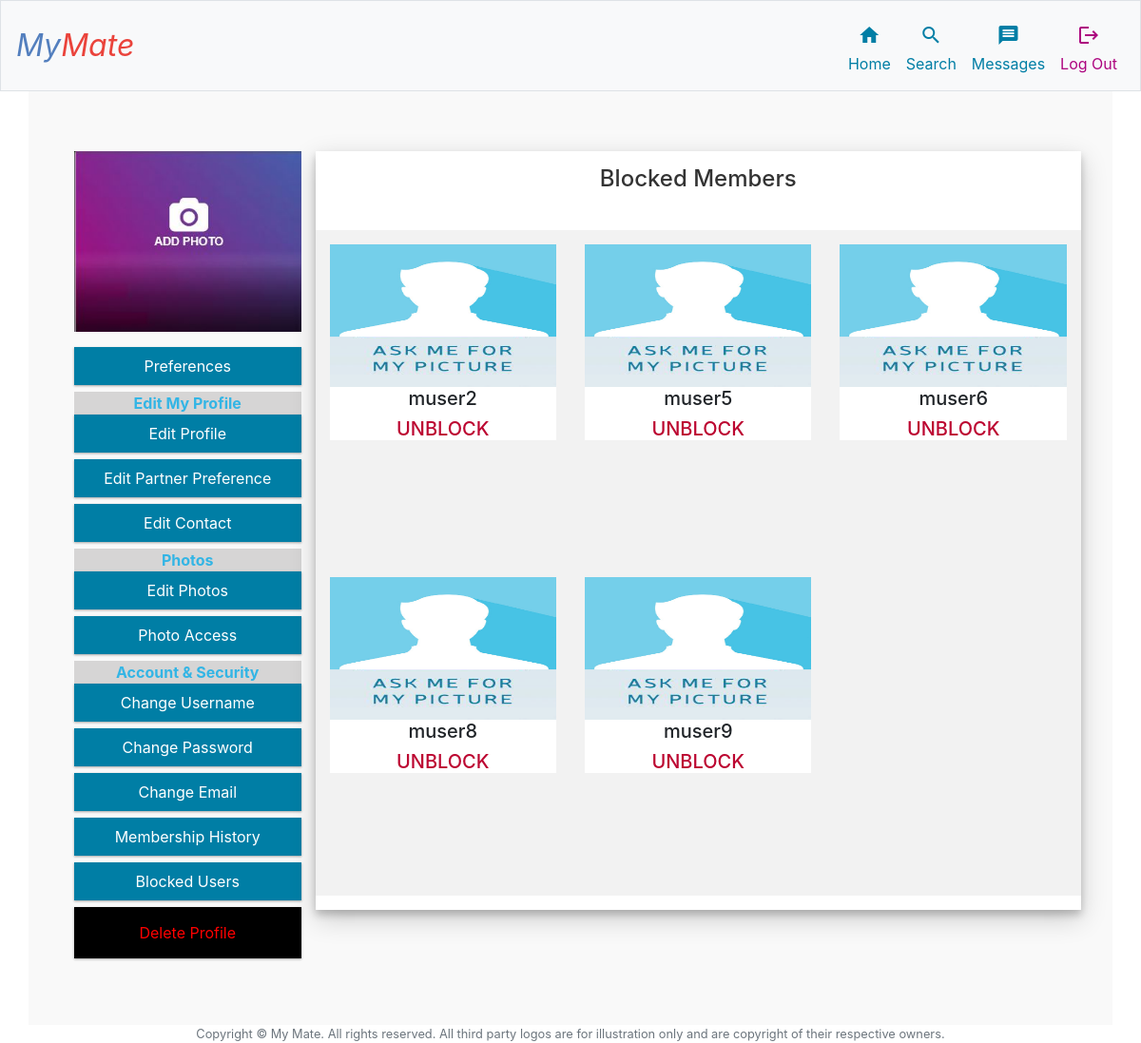
The page /blockedUsers (signed in) on the database its author committed.
### tables this page shows
CREATE TABLE 'users' (userID INTEGER, 
username VARCHAR(50) UNIQUE NOT NULL, 
hash TEXT NOT NULL,
email TEXT NOT NULL, 
dob  date NOT NULL, 
gender TEXT NOT NULL, 
country TEXT NOT NULL,
reason TEXT NOT NULL, 
source TEXT NOT NULL,'membership' TEXT NOT NULL DEFAULT basic, 'registered'  date NOT NULL DEFAULT CURRENT_TIMESTAMP  , 'agreement' INTEGER NOT NULL DEFAULT 0, 'securityQuestion' text, 'securityAnswer' text, 'profileStatus' text DEFAULT 'active', 'profilePhotos' text DEFAULT 'show', 'profileMsg' time DEFAULT 'on',  PRIMARY KEY (userID));

### app.py (the view)
@app.route("/blockedUsers", methods=["GET"])
@login_required
def blockedUsers():
    blocked = db.execute(
        "SELECT userID, username, gender FROM users WHERE profileStatus='active' AND userID IN (SELECT blocked FROM profileBlocks WHERE blocker = ?)",
        session["user_id"],
    )
    return render_template("edits/blockedUsers.html", blocked=blocked)

### app.py (called while the page is built)
@app.after_request
def after_request(response):
    response.headers["Cache-Control"] = "no-cache, no-store, must-revalidate"
    response.headers["Expires"] = 0
    response.headers["Pragma"] = "no-cache"
    return response

### helpers.py (called while the page is built)
def login_required(f):
    @wraps(f)
    def decorated_function(*args, **kwargs):
        if session.get("user_id") is None:
            return redirect("/login")
        return f(*args, **kwargs)
    return decorated_function

### templates/edits/blockedUsers.html
{% extends "shared/editlayout.html" %} {% block title %} Blocked Users {% endblock %} {% block edit %}
<div class="col-9">
    <div class="row">
        <div class="col-md-12 register-form mx-auto">
            <h4> Blocked Members</h4>
            <div class="row pro">
                {% for user in blocked %}
                <div class="col-sm-6 col-lg-4 mb-4">
                    <div class="profile-list profile-grid">
                        <div class="profile-list-image">
                            {% if user.gender == 'M' %}
                            <img class="img-fluid" src="/static/images/males/imale.png" alt="">
                            {% elif user.gender == 'F' %}
                            <img class="img-fluid" src="/static/images/females/ifemale.png" alt="">
                            {% endif %}
                        </div>
                        <h5 align="center">{{ user.username }}</h5>
                        <a href="{{ url_for('userUnblock', userID = user.userID) }}" style="color:#BC0631">
                            <h5>UNBLOCK</h5>
                        </a>
                    </div>
                </div>
               {% endfor %}
            </div>
        </div>
    </div>
</div>
{% endblock %}

### static/styles.css (style rules this page uses)
main img { max-width: 100%; }
.register-form { padding: 5%; box-shadow: 0 5px 8px 0 rgba(0, 0, 0, 0.2), 0 9px 26px 0 rgba(0, 0, 0, 0.19); background-color: #fff; }
.register-form h4 { text-align: center; color: #333; margin-bottom: 5%; }
body { margin-top: 20px; background: #F5F5F5; }
.profile-list { background: #ffffff; display: -webkit-box; display: -ms-flexbox; display: flex; border-bottom: 1px solid #eeeeee; -webkit-box-align: center; -ms-flex-align: center; align-items: center; padding: 20px; -webkit-transition: all 0.3s ease-in-out; transition: all 0.3s ease-in-out; }
.profile-list .profile-list-image { margin-right: 25px; -webkit-box-flex: 0; -ms-flex: 0 0 80px; flex: 0 0 80px; border: none; }
.profile-list .profile-list-image img { width: 80px; height: 80px; }
.profile-list.profile-grid { padding: 0px; display: block; border-bottom: none; }
.profile-grid .profile-list-image { text-align: center; margin-right: 0px; }
.profile-grid .profile-list-image img { height: 150px; width: 100%; }
.pro { background-color: #f2f2f2; height: 700px; overflow: auto; }
* { box-sizing: border-box; }
.row::after { content: ""; clear: both; display: table; }
[class*="col-"] { float: left; padding: 15px; }
.col-9 { width: 75%; }

### rows shown on the page
users: username "muser2"
users: username "muser5"
users: username "muser6"
users: username "muser8"
users: username "muser9"
